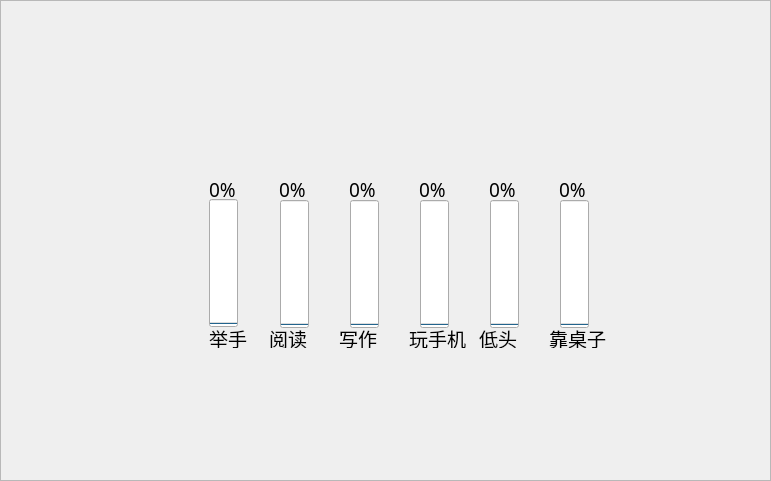
    <widget class="QFrame" name="frame_2">
     <property name="geometry">
      <rect>
       <x>10</x>
       <y>0</y>
       <width>771</width>
       <height>481</height>
      </rect>
     </property>
     <property name="frameShape">
      <enum>QFrame::StyledPanel</enum>
     </property>
     <property name="frameShadow">
      <enum>QFrame::Raised</enum>
     </property>
     <widget class="QLabel" name="label_show">
      <property name="geometry">
       <rect>
        <x>0</x>
        <y>0</y>
        <width>770</width>
        <height>480</height>
       </rect>
      </property>
      <property name="minimumSize">
       <size>
        <width>770</width>
        <height>480</height>
       </size>
      </property>
      <property name="maximumSize">
       <size>
        <width>770</width>
        <height>480</height>
       </size>
      </property>
      <property name="styleSheet">
       <string notr="true">border-image: url(:/icons/ui_imgs/11.png);</string>
      </property>
      <property name="text">
       <string/>
      </property>
     </widget>
     <widget class="QProgressBar" name="progressBar_4">
      <property name="geometry">
       <rect>
        <x>420</x>
        <y>200</y>
        <width>29</width>
        <height>128</height>
       </rect>
      </property>
      <property name="value">
       <number>0</number>
      </property>
      <property name="orientation">
       <enum>Qt::Vertical</enum>
      </property>
     </widget>
     <widget class="QProgressBar" name="progressBar_6">
      <property name="geometry">
       <rect>
        <x>560</x>
        <y>200</y>
        <width>29</width>
        <height>128</height>
       </rect>
      </property>
      <property name="value">
       <number>0</number>
      </property>
      <property name="orientation">
       <enum>Qt::Vertical</enum>
      </property>
     </widget>
     <widget class="QLabel" name="label_15">
      <property name="geometry">
       <rect>
        <x>269</x>
        <y>329</y>
        <width>40</width>
        <height>19</height>
       </rect>
      </property>
      <property name="font">
       <font>
        <family>楷体</family>
        <pointsize>14</pointsize>
       </font>
      </property>
      <property name="text">
       <string>阅读</string>
      </property>
     </widget>
     <widget class="QLabel" name="label_17">
      <property name="geometry">
       <rect>
        <x>409</x>
        <y>329</y>
        <width>60</width>
        <height>19</height>
       </rect>
      </property>
      <property name="font">
       <font>
        <family>楷体</family>
        <pointsize>14</pointsize>
       </font>
      </property>
      <property name="text">
       <string>玩手机</string>
      </property>
     </widget>
     <widget class="QLabel" name="label_23">
      <property name="geometry">
       <rect>
        <x>419</x>
        <y>169</y>
        <width>61</width>
        <height>41</height>
       </rect>
      </property>
      <property name="font">
       <font>
        <family>楷体</family>
        <pointsize>14</pointsize>
       </font>
      </property>
      <property name="text">
       <string>0%</string>
      </property>
     </widget>
     <widget class="QLabel" name="label_14">
      <property name="geometry">
       <rect>
        <x>209</x>
        <y>329</y>
        <width>40</width>
        <height>19</height>
       </rect>
      </property>
      <property name="font">
       <font>
        <family>楷体</family>
        <pointsize>14</pointsize>
       </font>
      </property>
      <property name="text">
       <string>举手</string>
      </property>
     </widget>
     <widget class="QLabel" name="label_19">
      <property name="geometry">
       <rect>
        <x>549</x>
        <y>329</y>
        <width>60</width>
        <height>19</height>
       </rect>
      </property>
      <property name="font">
       <font>
        <family>楷体</family>
        <pointsize>14</pointsize>
       </font>
      </property>
      <property name="text">
       <string>靠桌子</string>
      </property>
     </widget>
     <widget class="QProgressBar" name="progressBar_5">
      <property name="geometry">
       <rect>
        <x>490</x>
        <y>200</y>
        <width>29</width>
        <height>128</height>
       </rect>
      </property>
      <property name="value">
       <number>0</number>
      </property>
      <property name="alignment">
       <set>Qt::AlignLeading|Qt::AlignLeft|Qt::AlignVCenter</set>
      </property>
      <property name="orientation">
       <enum>Qt::Vertical</enum>
      </property>
     </widget>
     <widget class="QLabel" name="label_25">
      <property name="geometry">
       <rect>
        <x>559</x>
        <y>169</y>
        <width>61</width>
        <height>41</height>
       </rect>
      </property>
      <property name="font">
       <font>
        <family>楷体</family>
        <pointsize>14</pointsize>
       </font>
      </property>
      <property name="text">
       <string>0%</string>
      </property>
     </widget>
     <widget class="QLabel" name="label_24">
      <property name="geometry">
       <rect>
        <x>489</x>
        <y>169</y>
        <width>61</width>
        <height>41</height>
       </rect>
      </property>
      <property name="font">
       <font>
        <family>楷体</family>
        <pointsize>14</pointsize>
       </font>
      </property>
      <property name="text">
       <string>0%</string>
      </property>
     </widget>
     <widget class="QProgressBar" name="progressBar_2">
      <property name="geometry">
       <rect>
        <x>280</x>
        <y>200</y>
        <width>29</width>
        <height>128</height>
       </rect>
      </property>
      <property name="value">
       <number>0</number>
      </property>
      <property name="orientation">
       <enum>Qt::Vertical</enum>
      </property>
     </widget>
     <widget class="QLabel" name="label_21">
      <property name="geometry">
       <rect>
        <x>279</x>
        <y>169</y>
        <width>61</width>
        <height>41</height>
       </rect>
      </property>
      <property name="font">
       <font>
        <family>楷体</family>
        <pointsize>14</pointsize>
       </font>
      </property>
      <property name="text">
       <string>0%</string>
      </property>
     </widget>
     <widget class="QLabel" name="label_20">
      <property name="geometry">
       <rect>
        <x>209</x>
        <y>169</y>
        <width>61</width>
        <height>41</height>
       </rect>
      </property>
      <property name="font">
       <font>
        <family>楷体</family>
        <pointsize>14</pointsize>
       </font>
      </property>
      <property name="text">
       <string>0%</string>
      </property>
     </widget>
     <widget class="QProgressBar" name="progressBar_3">
      <property name="geometry">
       <rect>
        <x>350</x>
        <y>200</y>
        <width>29</width>
        <height>128</height>
       </rect>
      </property>
      <property name="value">
       <number>0</number>
      </property>
      <property name="orientation">
       <enum>Qt::Vertical</enum>
      </property>
     </widget>
     <widget class="QLabel" name="label_16">
      <property name="geometry">
       <rect>
        <x>339</x>
        <y>329</y>
        <width>40</width>
        <height>19</height>
       </rect>
      </property>
      <property name="font">
       <font>
        <family>楷体</family>
        <pointsize>14</pointsize>
       </font>
      </property>
      <property name="text">
       <string>写作</string>
      </property>
     </widget>
     <widget class="QLabel" name="label_18">
      <property name="geometry">
       <rect>
        <x>479</x>
        <y>329</y>
        <width>40</width>
        <height>19</height>
       </rect>
      </property>
      <property name="font">
       <font>
        <family>楷体</family>
        <pointsize>14</pointsize>
       </font>
      </property>
      <property name="text">
       <string>低头</string>
      </property>
     </widget>
     <widget class="QLabel" name="label_22">
      <property name="geometry">
       <rect>
        <x>349</x>
        <y>169</y>
        <width>61</width>
        <height>41</height>
       </rect>
      </property>
      <property name="font">
       <font>
        <family>楷体</family>
        <pointsize>14</pointsize>
       </font>
      </property>
      <property name="text">
       <string>0%</string>
      </property>
     </widget>
     <widget class="QProgressBar" name="progressBar">
      <property name="geometry">
       <rect>
        <x>209</x>
        <y>199</y>
        <width>29</width>
        <height>128</height>
       </rect>
      </property>
      <property name="layoutDirection">
       <enum>Qt::RightToLeft</enum>
      </property>
      <property name="value">
       <number>0</number>
      </property>
      <property name="alignment">
       <set>Qt::AlignLeading|Qt::AlignLeft|Qt::AlignVCenter</set>
      </property>
      <property name="orientation">
       <enum>Qt::Vertical</enum>
      </property>
     </widget>
     <zorder>label_20</zorder>
     <zorder>label_23</zorder>
     <zorder>label_15</zorder>
     <zorder>progressBar_4</zorder>
     <zorder>label_22</zorder>
     <zorder>label_17</zorder>
     <zorder>label_25</zorder>
     <zorder>label_24</zorder>
     <zorder>progressBar_3</zorder>
     <zorder>label_21</zorder>
     <zorder>progressBar_5</zorder>
     <zorder>label_14</zorder>
     <zorder>progressBar</zorder>
     <zorder>progressBar_6</zorder>
     <zorder>label_19</zorder>
     <zorder>label_16</zorder>
     <zorder>progressBar_2</zorder>
     <zorder>label_18</zorder>
     <zorder>label_show</zorder>
    </widget>
